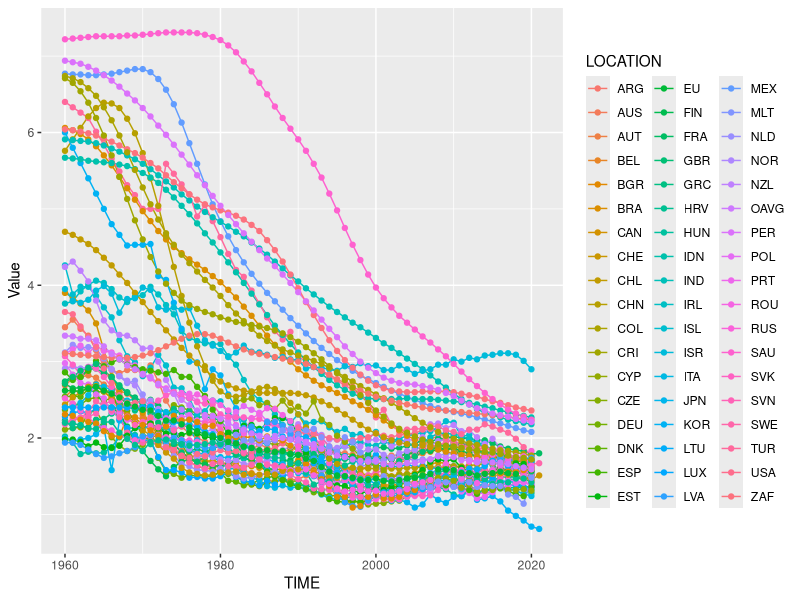

The R source for this figure:
library(tidyverse)

taux_fecondite <- read.csv("data/taux_fecondite.csv", header= TRUE, sep=',')
head(taux_fecondite)
#View(taux_fecondite)

bebe <- read.table("data/bebe.txt", header = TRUE, sep = ";")
head(bebe)
#View(bebe)

taux_fecondite$TIME <- as.numeric(taux_fecondite$TIME)

test <- taux_fecondite |> 

  pivot_wider(
    id_cols = LOCATION,
    names_from = TIME,
    values_from = Value
  )
View(test)

ggplot(data = taux_fecondite, aes(x = TIME, y = Value, group = LOCATION, color = LOCATION)) +
  geom_line() + geom_point()
# Rajouter une colonne avec la moyenne de chaque pays 
# Voir si on peut pas rajouter des lignes avec la moyenne 
  

